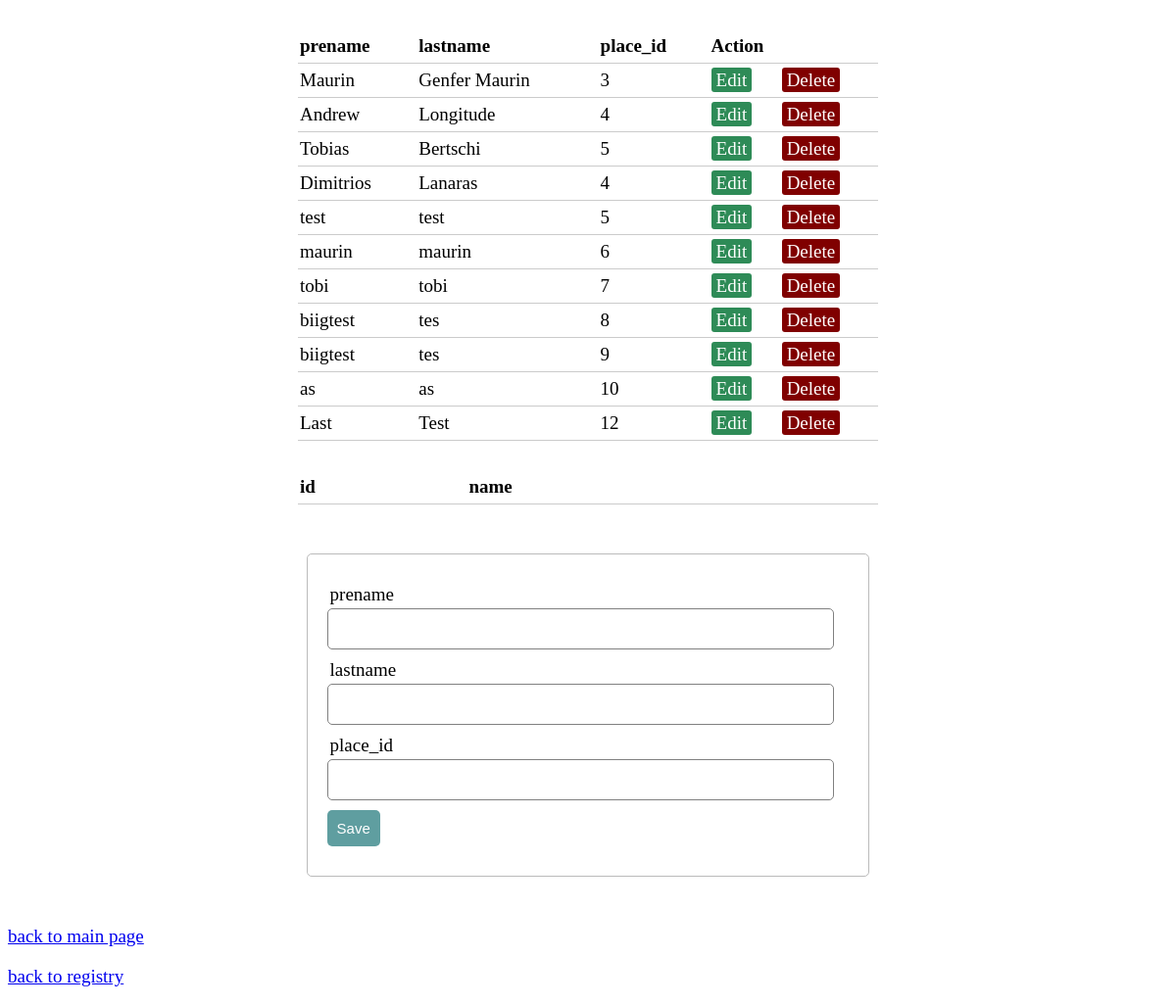
Screenshot of /crud.php with the database file from the repository.
### tables this page shows
CREATE TABLE IF NOT EXISTS `apprentices` (
  `id` INT NOT NULL AUTO_INCREMENT,
  `prename` VARCHAR(45) NULL,
  `lastname` VARCHAR(45) NULL,
  `place_id` INT UNSIGNED NOT NULL,
  `markers_id` INT NOT NULL,
  PRIMARY KEY (`id`, `place_id`, `markers_id`),
  UNIQUE INDEX `id_UNIQUE` (`id` ASC),
  INDEX `fk_apprentices_place_idx` (`place_id` ASC),
  INDEX `fk_apprentices_markers1_idx` (`markers_id` ASC),
  CONSTRAINT `fk_apprentices_place`
    FOREIGN KEY (`place_id`)
    REFERENCES `places` (`id`)
    ON DELETE NO ACTION
    ON UPDATE NO ACTION,
  CONSTRAINT `fk_apprentices_markers1`
    FOREIGN KEY (`markers_id`)
    REFERENCES `markers` (`id`)
    ON DELETE NO ACTION
    ON UPDATE NO ACTION);

### server.php (called while the page is built, shortened)
<?php
$prename = "";
$lastname = "";
$place_id = "";
$update = false;

### crud.php (the view, shortened to what this page needs)
<?php include('server.php'); ?>
<!DOCTYPE html>
<html>
<head>
    <link rel="stylesheet" type="text/css" href="styles/crud.css">
</head>
<body>
    <?php $results = mysqli_query($db, "SELECT * FROM apprentices");
    ?>
    <table>
        <thead>
            <tr>
                <th>prename</th>
                <th>lastname</th>
                <th>place_id</th>
                <th colspan="2">Action</th>
            </tr>
        </thead>
        <?php while ($row = mysqli_fetch_array($results)) { ?>
            <tr>
                <td><?php echo $row['prename']; ?></td>
                <td><?php echo $row['lastname']; ?></td>
                <td><?php echo $row['place_id']; ?></td>
                <td>
                    <a href="crud.php?edit=<?php echo $row['id']; ?>" class="edit_btn">Edit</a>
                </td>
                <td>
                    <a href="crud.php?del=<?php echo $row['id']; ?>" class="del_btn">Delete</a>
                </td>
            </tr>
        <?php } ?>
    </table>
    <table>
        <thead>
            <tr>
                <th>id</th>
                <th>name</th>
            </tr>
        </thead>
    </table>
    <form method="post" action="crud.php">
        <div class="input-group">
            <label>prename</label>
            <input type="text" name="prename" value="<?php echo $prename; ?>">
        </div>
        <div class="input-group">
            <label>lastname</label>
            <input type="text" name="lastname" value="<?php echo $lastname; ?>">
        </div>
        <div class="input-group">
            <label>place_id</label>
            <input type="text" name="place_id" value="<?php echo $place_id; ?>">
        </div>
        <div class="input-group">
            <?php if ($update == true) : ?>
                <button class="btn" type="submit" name="update" style="background: #556B2F;">update</button>
            <?php else : ?>
                <button class="btn" type="submit" name="save">Save</button>
            <?php endif ?>
        </div>
    </form>
    <p class="links1"> <a href="index.php">back to main page</p>
    <p class="links1"   > <a href="register.php">back to registry</p>
</body>
</html>

### styles/crud.css (style rules this page uses)
body { font-size: 19px; }
table { width: 50%; margin: 30px auto; border-collapse: collapse; text-align: left; }
tr { border-bottom: 1px solid #cbcbcb; }
th, td { border: none; height: 30px; padding: 2px; }
form { width: 45%; margin: 50px auto; text-align: left; padding: 20px; border: 1px solid #bbbbbb; border-radius: 5px; }
.input-group { margin: 10px 0px 10px 0px; }
.input-group label { display: block; text-align: left; margin: 3px; }
.input-group input { height: 30px; width: 93%; padding: 5px 10px; font-size: 16px; border-radius: 5px; border: 1px solid gray; }
.btn { padding: 10px; font-size: 15px; color: white; background: #5F9EA0; border: none; border-radius: 5px; }
.edit_btn { text-decoration: none; padding: 2px 5px; background: #2E8B57; color: white; border-radius: 3px; }
.del_btn { text-decoration: none; padding: 2px 5px; color: white; border-radius: 3px; background: #800000; }

### rows the page displays
apprentices: prename "Maurin", lastname "Genfer Maurin", place "3"
apprentices: prename "Andrew", lastname "Longitude", place "4"
apprentices: prename "Tobias", lastname "Bertschi", place "5"
apprentices: prename "Dimitrios", lastname "Lanaras", place "4"
apprentices: prename "test", lastname "test", place "5"
apprentices: prename "maurin", lastname "maurin", place "6"
apprentices: prename "tobi", lastname "tobi", place "7"
apprentices: prename "biigtest", lastname "tes", place "8"
apprentices: prename "biigtest", lastname "tes", place "9"
apprentices: prename "as", lastname "as", place "10"
apprentices: prename "Last", lastname "Test", place "12"
